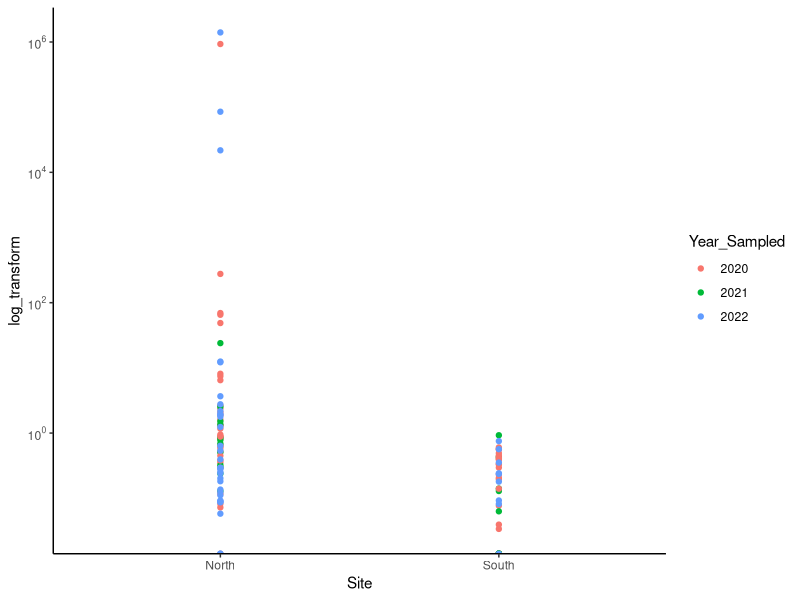

The R script that drew this image:
#### ~ M. GIGAS 2020 qPCR DATA ~ =====

## load libraries
library(tidyverse)
library(scales)
install.packages("scales") # to access break formatting functions

########## 2020 Cohort OsHV-1 Data ==============
OsHV1 <- read_csv("data/qPCR/qPCR_runs.csv")
glimpse(OsHV1)
summary(OsHV1)
tail(OsHV1)
View(OsHV1)

#### now remove NAs from data sheet
colSums(is.na(OsHV1))

### Year_Sampled as character
OsHV1$Year_Sampled <- as.character(OsHV1$Year_Sampled)
is.character(OsHV1$Year_Sampled)

### Cohort as character
OsHV1$Cohort <- as.character(OsHV1$Cohort)
is.character(OsHV1$Cohort)

#### 2020 Cohort Stats by Year ===== 
OsHV1 %>%
  filter(Cohort == "2020") %>% 
  group_by(Year_Sampled, Site) %>%
  summarize(Mean_Copies = mean(log_transform),
            SD_Copies = sd(log_transform),
            SE_Copies = SD_Copies/sqrt(n()))

ggplot(OsHV1, aes(x = Site, y = log_transform, color = Year_Sampled)) +
  geom_point() +
  scale_y_log10(breaks = trans_breaks("log10", function(x) 10^x),
                labels = trans_format("log10", math_format(10^.x))) +
  theme_classic()
  

#### 2020 Cohort Stats by Year ===== 
OsHV1 %>%
  group_by(Year_Sampled, Site) %>% 
  summarize(Mean_Copies = mean(log_transform),
            SD_Copies = sd(log_transform),
            SE_Copies = SD_Copies/sqrt(n()))
